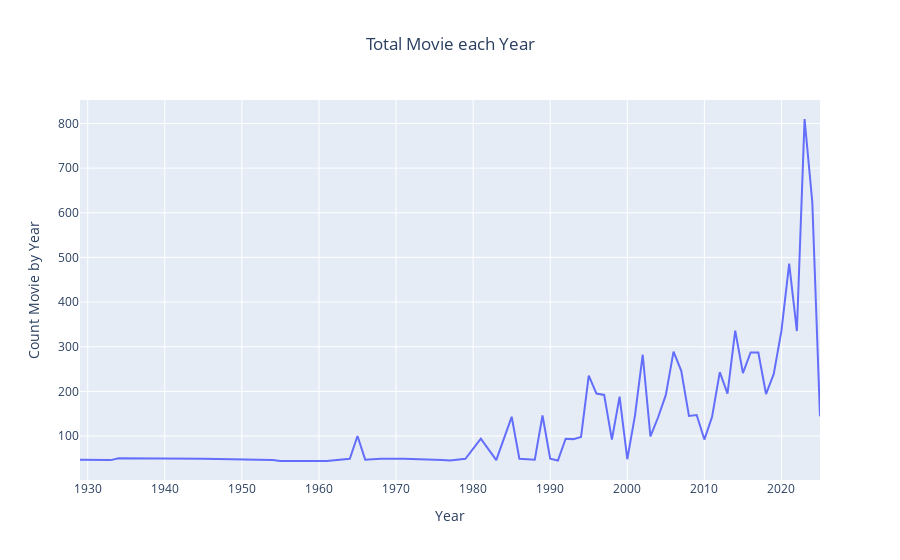

Here is the notebook cell this chart was saved with:
### Markdown cell above
### 5. Pada tahun berapa jumlah pembuatan film terbanyak?

### Code cell
# Buat variable group
groupedMovieYearCount = df_clean.groupby('Year')['Year'].count().sort_index(ascending=False)
# Buat variable baru yang mengambil berdasarkan index dan values
gmyIndex = groupedMovieYearCount.index
gmyValue = groupedMovieYearCount.values
# Buat line chart
figMovieYearCount = px.line(x=gmyIndex, 
              y=gmyValue, 
              title='Total Movie each Year',
              labels={'x': 'Year', 'y': 'Movie Count'},)
figMovieYearCount.update_layout(title_x = 0.5)
figMovieYearCount.update_layout(xaxis_title = 'Year',yaxis_title = 'Count Movie by Year')
figMovieYearCount.show()

### Figure 1 — Plotly figure (JSON) as saved in the notebook; plotly's stock layout.template omitted (floating-point values rounded to 4 significant figures)
{"data": [{"hovertemplate": "Year=%{x}<br>Movie Count=%{y}<extra></extra>", "legendgroup": "", "line": {"color": "#636efa", "dash": "solid"}, "marker": {"symbol": "circle"}, "mode": "lines", "name": "", "orientation": "v", "showlegend": false, "type": "scatter", "x": [2025, 2024, 2023, 2022, 2021, 2020, 2019, 2018, 2017, 2016, 2015, 2014, 2013, 2012, 2011, 2010, 2009, 2008, 2007, 2006, 2005, 2004, 2003, 2002, 2001, 2000, 1999, 1998, 1997, 1996, 1995, 1994, 1993, 1992, 1991, 1990, 1989, 1988, 1986, 1985, 1983, 1981, 1979, 1977, 1976, 1973, 1972, 1971, 1969, 1968, 1966, 1965, 1964, 1961, 1955, 1954, 1945, 1934, 1933, 1929], "xaxis": "x", "y": [144, 624, 810, 335, 486, 336, 239, 194, 287, 287, 241, 336, 195, 243, 143, 92, 147, 145, 246, 289, 192, 142, 99, 282, 146, 48, 188, 92, 192, 195, 235, 98, 93, 94, 45, 49, 146, 47, 49, 143, 46, 94, 49, 45, 46, 48, 48, 49, 49, 49, 47, 100, 49, 44, 44, 46, 49, 50, 46, 47], "yaxis": "y"}], "layout": {"legend": {"tracegroupgap": 0}, "title": {"text": "Total Movie each Year", "x": 0.5}, "xaxis": {"anchor": "y", "domain": [0, 1], "title": {"text": "Year"}}, "yaxis": {"anchor": "x", "domain": [0, 1], "title": {"text": "Count Movie by Year"}}}}
